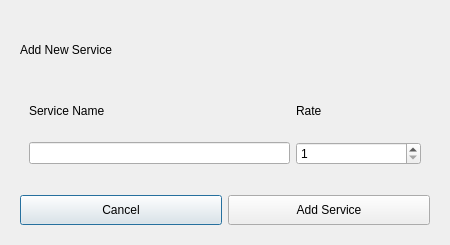
<?xml version="1.0" encoding="UTF-8"?>
<ui version="4.0">
 <class>Dialog</class>
 <widget class="QDialog" name="Dialog">
  <property name="geometry">
   <rect>
    <x>0</x>
    <y>0</y>
    <width>450</width>
    <height>245</height>
   </rect>
  </property>
  <property name="minimumSize">
   <size>
    <width>450</width>
    <height>245</height>
   </size>
  </property>
  <property name="maximumSize">
   <size>
    <width>450</width>
    <height>245</height>
   </size>
  </property>
  <property name="windowTitle">
   <string>Dialog</string>
  </property>
  <layout class="QGridLayout" name="gridLayout">
   <item row="2" column="0">
    <widget class="QFrame" name="outer_frame">
     <property name="frameShape">
      <enum>QFrame::NoFrame</enum>
     </property>
     <property name="frameShadow">
      <enum>QFrame::Raised</enum>
     </property>
     <layout class="QGridLayout" name="gridLayout_3">
      <item row="3" column="0" colspan="2">
       <spacer name="vs_4">
        <property name="orientation">
         <enum>Qt::Vertical</enum>
        </property>
        <property name="sizeType">
         <enum>QSizePolicy::Fixed</enum>
        </property>
        <property name="sizeHint" stdset="0">
         <size>
          <width>409</width>
          <height>15</height>
         </size>
        </property>
       </spacer>
      </item>
      <item row="1" column="0" colspan="2">
       <widget class="QLabel" name="add_new_service_label">
        <property name="minimumSize">
         <size>
          <width>0</width>
          <height>40</height>
         </size>
        </property>
        <property name="maximumSize">
         <size>
          <width>16777215</width>
          <height>40</height>
         </size>
        </property>
        <property name="text">
         <string>Add New Service</string>
        </property>
       </widget>
      </item>
      <item row="4" column="0">
       <widget class="QPushButton" name="cancel_button">
        <property name="minimumSize">
         <size>
          <width>0</width>
          <height>30</height>
         </size>
        </property>
        <property name="cursor">
         <cursorShape>PointingHandCursor</cursorShape>
        </property>
        <property name="text">
         <string>Cancel</string>
        </property>
       </widget>
      </item>
      <item row="0" column="0" colspan="2">
       <spacer name="vs_2">
        <property name="orientation">
         <enum>Qt::Vertical</enum>
        </property>
        <property name="sizeType">
         <enum>QSizePolicy::Fixed</enum>
        </property>
        <property name="sizeHint" stdset="0">
         <size>
          <width>409</width>
          <height>10</height>
         </size>
        </property>
       </spacer>
      </item>
      <item row="4" column="1">
       <widget class="QPushButton" name="add_service_button">
        <property name="minimumSize">
         <size>
          <width>0</width>
          <height>30</height>
         </size>
        </property>
        <property name="cursor">
         <cursorShape>PointingHandCursor</cursorShape>
        </property>
        <property name="text">
         <string>Add Service</string>
        </property>
       </widget>
      </item>
      <item row="2" column="0" colspan="2">
       <widget class="QFrame" name="contents_frame">
        <property name="frameShape">
         <enum>QFrame::NoFrame</enum>
        </property>
        <property name="frameShadow">
         <enum>QFrame::Raised</enum>
        </property>
        <layout class="QGridLayout" name="gridLayout_2">
         <item row="2" column="1">
          <widget class="QLabel" name="rate_label">
           <property name="minimumSize">
            <size>
             <width>125</width>
             <height>40</height>
            </size>
           </property>
           <property name="text">
            <string>Rate</string>
           </property>
           <property name="alignment">
            <set>Qt::AlignLeading|Qt::AlignLeft|Qt::AlignVCenter</set>
           </property>
          </widget>
         </item>
         <item row="2" column="0">
          <widget class="QLabel" name="service_name_label">
           <property name="minimumSize">
            <size>
             <width>0</width>
             <height>40</height>
            </size>
           </property>
           <property name="text">
            <string>Service Name</string>
           </property>
           <property name="alignment">
            <set>Qt::AlignLeading|Qt::AlignLeft|Qt::AlignVCenter</set>
           </property>
          </widget>
         </item>
         <item row="4" column="1">
          <widget class="QSpinBox" name="rate_spinbox">
           <property name="minimum">
            <number>1</number>
           </property>
           <property name="maximum">
            <number>999999999</number>
           </property>
          </widget>
         </item>
         <item row="4" column="0">
          <widget class="QLineEdit" name="service_name_lineedit"/>
         </item>
        </layout>
       </widget>
      </item>
     </layout>
    </widget>
   </item>
  </layout>
 </widget>
 <resources/>
 <connections/>
</ui>
